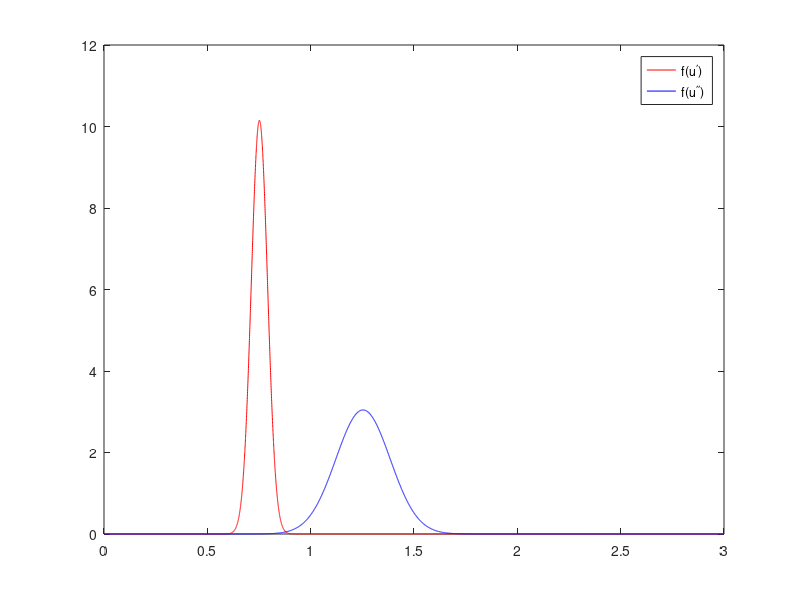
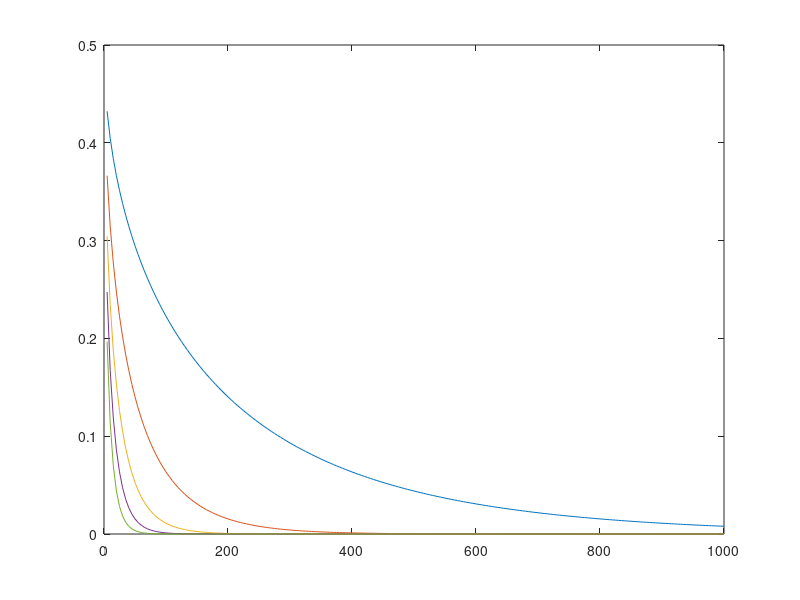

Reproduce these figures in MATLAB, in order.
clear, clc;
close all;

x = linspace(0, 3, 10000);

H = 2 - pi / 2.0;
K = 0.6;
N = 100;

u1 = sqrt(pi / 2) * K;
d1 = H * K .^ 2 / N;

u2 = sqrt(pi / 2);
d2 = 4 * H / N;

f1 = 1.0 / sqrt(2 * pi * d1) * exp(-(x - u1) .^ 2 / (2 * d1));
f2 = 1.0 / sqrt(2 * pi * d2) * exp(-(x - u2) .^ 2 / (2 * d2));

plot(x, f1, 'color', 'r');
hold on;
plot(x, f2, 'color', 'b');
legend('f(u^{\prime})', 'f(u^{\prime\prime})');

% f3 = 1.0 / sqrt(2 * pi) * sqrt(N / (4 * H)) * exp(- N * x .^2 / (8 * H));
% figure;
% plot(x, f3);

figure;
x0 = 0.1;
for j = 1 : 5
  N = 5;
  q = zeros(1, 200);
  for i = 1 : 200
    fun = @(y) 1 / sqrt(2 * pi) * sqrt(N / (4 * H)) * exp( - N * y .^ 2 / (8 * H) );
    q(i) = integral(fun, x0, 10000);
    N = N + 5;
  end
  plot(5 : 5 : 1000, q);
  hold on;
  x0 = x0 + 0.1;
end
